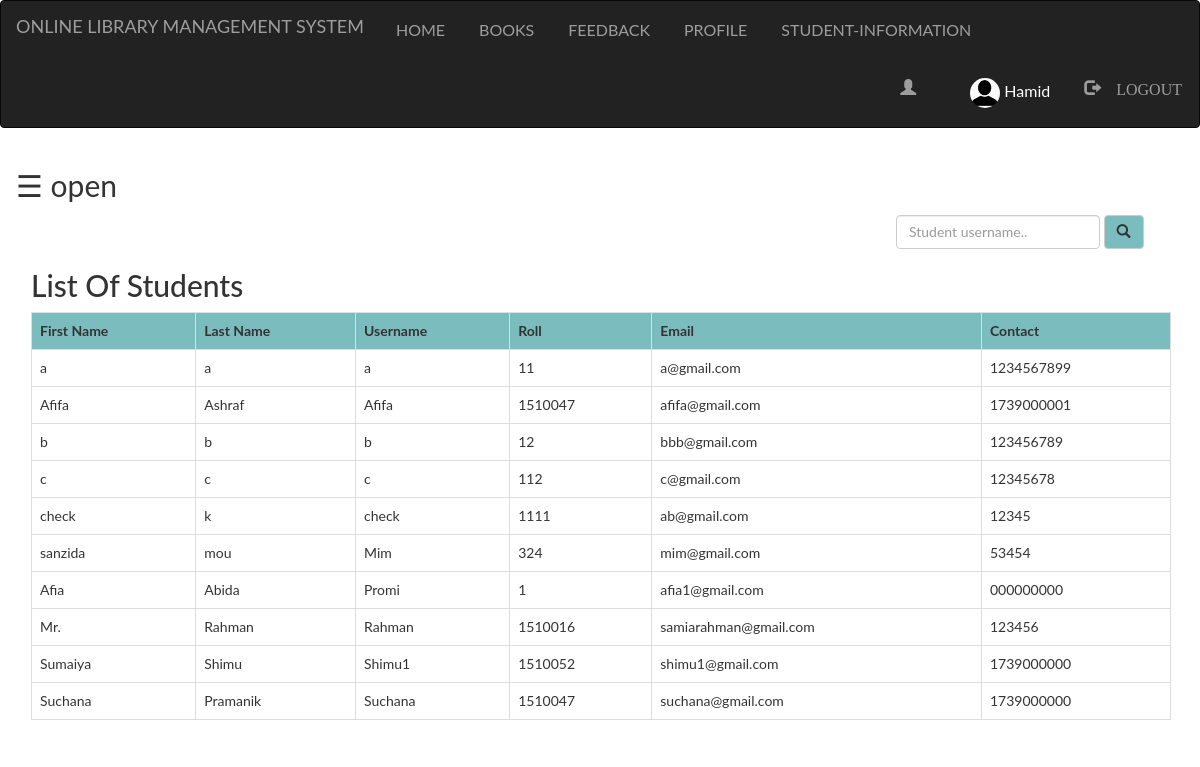
The app's page /Admin/student.php (signed in) with its own data.
### tables this page shows
CREATE TABLE `student` (
  `first` varchar(100) NOT NULL,
  `last` varchar(100) NOT NULL,
  `username` varchar(100) NOT NULL,
  `password` varchar(100) NOT NULL,
  `roll` int(100) NOT NULL,
  `email` varchar(100) NOT NULL,
  `contact` varchar(100) NOT NULL,
  `pic` varchar(100) NOT NULL
);

### Admin/student.php (the view, shortened to what this page needs)
<?php
  include "navbar.php";
?>
<!DOCTYPE html>
<html>
<head>
</head>
<body>
<div id="main">
  <span style="font-size:30px;cursor:pointer" onclick="openNav()">&#9776; open</span>
<div class="container">
	<div class="srch">
		<form class="navbar-form" method="post" name="form1">
				<input class="form-control" type="text" name="search" placeholder="Student username.." required="">
				<button style="background-color: #6db6b9e6;" type="submit" name="submit" class="btn btn-default">
					<span class="glyphicon glyphicon-search"></span>
				</button>
		</form>
	</div>
	<h2>List Of Students</h2>
	<?php
		if(isset($_POST['submit']))
		{
			$q=mysqli_query($db,"SELECT first,last,username,roll,email,contact FROM `student` where username like '%$_POST[search]%' ");
			if(mysqli_num_rows($q)==0)
			{
				echo "Sorry! No student found with that username. Try searching again.";
			}
			else
			{
		echo "<table class='table table-bordered table-hover' >";
			echo "<tr style='background-color: #6db6b9e6;'>";
				echo "<th>"; echo "First Name";	echo "</th>";
				echo "<th>"; echo "Last Name";  echo "</th>";
				echo "<th>"; echo "Username";  echo "</th>";
				echo "<th>"; echo "Roll";  echo "</th>";
				echo "<th>"; echo "Email";  echo "</th>";
				echo "<th>"; echo "Contact";  echo "</th>";
			echo "</tr>";
			while($row=mysqli_fetch_assoc($q))
			{
				echo "<tr>";
				echo "<td>"; echo $row['first']; echo "</td>";
				echo "<td>"; echo $row['last']; echo "</td>";
				echo "<td>"; echo $row['username']; echo "</td>";
				echo "<td>"; echo $row['roll']; echo "</td>";
				echo "<td>"; echo $row['email']; echo "</td>";
				echo "<td>"; echo $row['contact']; echo "</td>";
				echo "</tr>";
			}
		echo "</table>";
			}
		}
		else
		{
			$res=mysqli_query($db,"SELECT first,last,username,roll,email,contact FROM `student`;");
		echo "<table class='table table-bordered table-hover' >";
			echo "<tr style='background-color: #6db6b9e6;'>";
				echo "<th>"; echo "First Name";	echo "</th>";
				echo "<th>"; echo "Last Name";  echo "</th>";
				echo "<th>"; echo "Username";  echo "</th>";
				echo "<th>"; echo "Roll";  echo "</th>";
				echo "<th>"; echo "Email";  echo "</th>";
				echo "<th>"; echo "Contact";  echo "</th>";
			echo "</tr>";
			while($row=mysqli_fetch_assoc($res))
			{
				echo "<tr>";
				echo "<td>"; echo $row['first']; echo "</td>";
				echo "<td>"; echo $row['last']; echo "</td>";
				echo "<td>"; echo $row['username']; echo "</td>";
				echo "<td>"; echo $row['roll']; echo "</td>";
				echo "<td>"; echo $row['email']; echo "</td>";
				echo "<td>"; echo $row['contact']; echo "</td>";
				echo "</tr>";
			}
		echo "</table>";
		}
	?>
</div>
</body>
</html>

### Admin/style.css (style rules this page uses)
html, body, div, span, object, iframe, h1, h2, h3, h4, h5, h6, p, blockquote, pre, abbr, address, cite, code, del, dfn, em, img, ins, kbd, q, samp, small, strong, sub, sup, var, b, i, dl, dt, dd, ol, ul, li, fieldset, form, label, legend, table, caption, tbody, tfoot, thead, tr, th, td, article, aside, canvas, details, figcaption, figure, footer, header, hgroup, menu, nav, section, summary, time, mark, audio, video { margin:0; padding:0; border:0; outline:0; font-size:100%; vertical-align:baseline; background:transparent; }
body { line-height:1; }
table { border-collapse:collapse; border-spacing:0; }
input, select { vertical-align:middle; }
input { height: 25px; width: 300px; }

### Admin/student.php (style rules this page uses)
.srch { padding-left: 850px; }
body { font-family: "Lato", sans-serif; transition: background-color .5s; }
#main { transition: margin-left .5s; padding: 16px; }

### records on screen
student: first "a", last "a", username "a", roll "11", email "a@gmail.com", contact "1234567899"
student: first "Afifa", last "Ashraf", username "Afifa", roll "1510047", email "afifa@gmail.com", contact "1739000001"
student: first "b", last "b", username "b", roll "12", email "bbb@gmail.com", contact "123456789"
student: first "c", last "c", username "c", roll "112", email "c@gmail.com", contact "12345678"
student: first "check", last "k", username "check", roll "1111", email "ab@gmail.com", contact "12345"
student: first "sanzida", last "mou", username "Mim", roll "324", email "mim@gmail.com", contact "53454"
student: first "Afia", last "Abida", username "Promi", roll "1", email "afia1@gmail.com", contact "000000000"
student: first "Mr.", last "Rahman", username "Rahman", roll "1510016", email "samiarahman@gmail.com", contact "123456"
student: first "Sumaiya", last "Shimu", username "Shimu1", roll "1510052", email "shimu1@gmail.com", contact "1739000000"
student: first "Suchana", last "Pramanik", username "Suchana", roll "1510047", email "suchana@gmail.com", contact "1739000000"

### other values on screen
$_SESSION['login_user1'] "Hamid"
